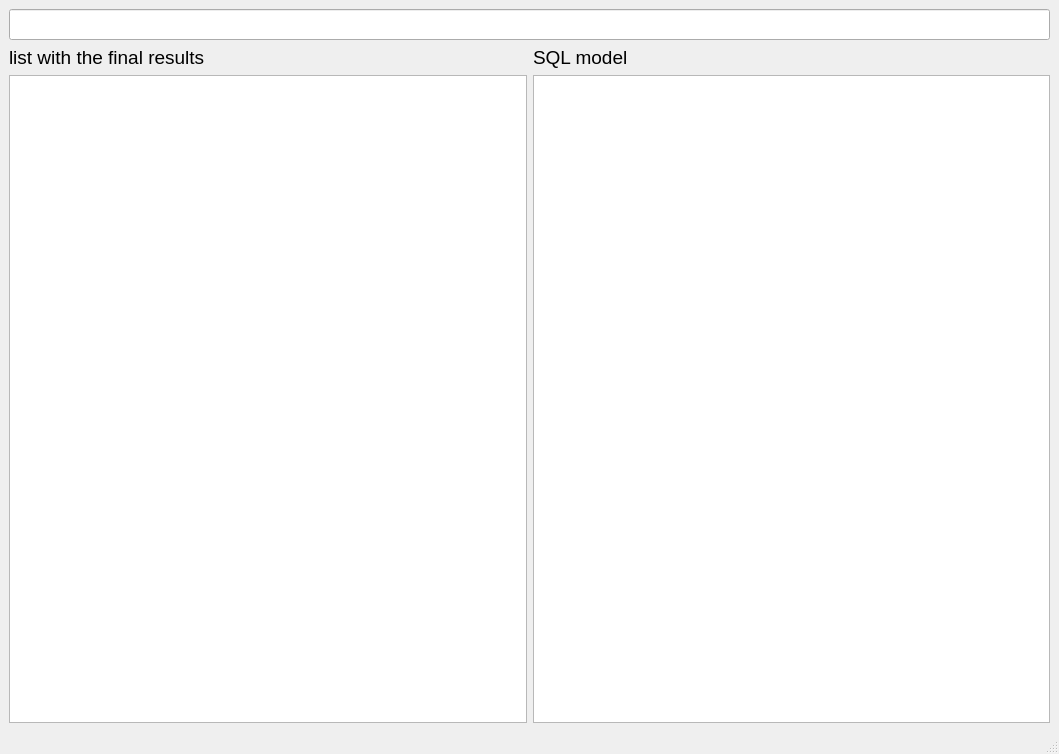
<?xml version="1.0" encoding="UTF-8"?>
<ui version="4.0">
 <class>MainWindow</class>
 <widget class="QMainWindow" name="MainWindow">
  <property name="geometry">
   <rect>
    <x>0</x>
    <y>0</y>
    <width>1059</width>
    <height>754</height>
   </rect>
  </property>
  <property name="windowTitle">
   <string>MainWindow</string>
  </property>
  <widget class="QWidget" name="centralwidget">
   <layout class="QVBoxLayout" name="verticalLayout_3">
    <item>
     <widget class="QLineEdit" name="search_le">
      <property name="font">
       <font>
        <pointsize>14</pointsize>
       </font>
      </property>
     </widget>
    </item>
    <item>
     <layout class="QHBoxLayout" name="horizontalLayout">
      <item>
       <layout class="QVBoxLayout" name="verticalLayout">
        <item>
         <widget class="QLabel" name="txt1">
          <property name="font">
           <font>
            <pointsize>14</pointsize>
           </font>
          </property>
          <property name="text">
           <string>list with the final results</string>
          </property>
         </widget>
        </item>
        <item>
         <widget class="QListView" name="lst_vw">
          <property name="spacing">
           <number>8</number>
          </property>
         </widget>
        </item>
       </layout>
      </item>
      <item>
       <layout class="QVBoxLayout" name="verticalLayout_2">
        <item>
         <widget class="QLabel" name="txt2">
          <property name="font">
           <font>
            <pointsize>14</pointsize>
           </font>
          </property>
          <property name="text">
           <string>SQL model</string>
          </property>
         </widget>
        </item>
        <item>
         <widget class="QTableView" name="tb_view"/>
        </item>
       </layout>
      </item>
     </layout>
    </item>
   </layout>
  </widget>
  <widget class="QMenuBar" name="menubar">
   <property name="geometry">
    <rect>
     <x>0</x>
     <y>0</y>
     <width>1059</width>
     <height>17</height>
    </rect>
   </property>
  </widget>
  <widget class="QStatusBar" name="statusbar"/>
 </widget>
 <resources/>
 <connections/>
</ui>
